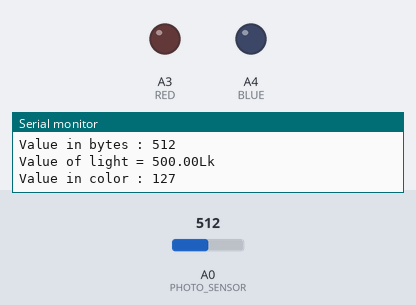
A sketch run on a simulated Arduino Uno, built with avr-gcc and run on an emulated ATmega328P. Shown: output pins drawn as LEDs (lit = HIGH), the last lines printed to the serial monitor. The test bench sets the inputs (shaded band); at power-on: A0 (PHOTO_SENSOR) = 512.

Above: at 1.3 s.
1.4 s: A0 (PHOTO_SENSOR) set to 491
At 2.0 s:
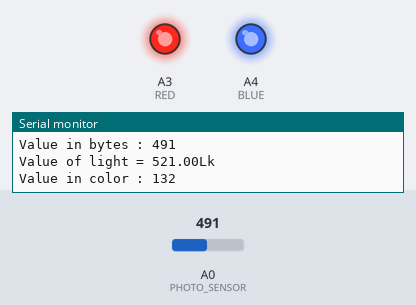
3.0 s: A0 (PHOTO_SENSOR) set to 511
At 3.9 s:
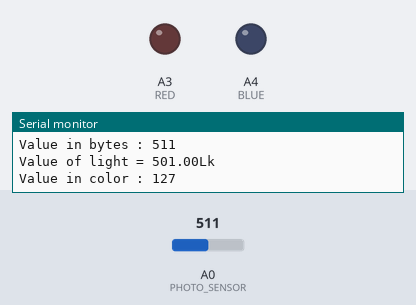
6.0 s: A0 (PHOTO_SENSOR) set to 306
At 6.4 s:
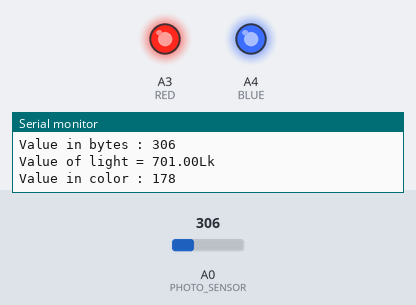
Timing chart, 0 to 9.0 s (numbered marks = the images above; inputs shaded):
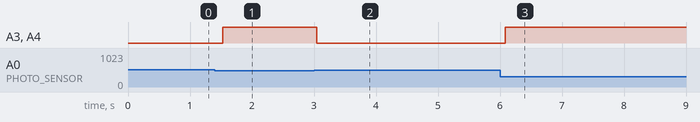

The sketch:

lab5.ino
```cpp
// C++ code
//
#define PHOTO_SENSOR A0
#define RED A3
#define BLUE A4
#define GREEN A5
void setup()
{
  Serial.begin(9600);
}

void loop()
{

  short val = analogRead(PHOTO_SENSOR);
  Serial.println("Value in bytes : " + String(val));

  String str1 = "Value of light = ";
  float lucs = map(val,0,1023,1000,0);
  Serial.println(str1 + lucs + "Lk");
  int color = map(val,1023,0,0,255);
  Serial.println("Value in color : " + String(color));
  analogWrite(RED,color);
  analogWrite(BLUE,color);


  delay(500);
}
```

Measured:
- the behaviour switches between 510 and 509 on A0 (PHOTO_SENSOR) (found by bisection; images 0 and 1)
- after the input at 1.4 s, A3 (RED), A4 (BLUE): LOW → HIGH after 0.13 s
- after the input at 3.0 s, A3 (RED), A4 (BLUE): HIGH → LOW after 0.05 s
- after the input at 6.0 s, A3 (RED), A4 (BLUE): LOW → HIGH after 0.09 s
